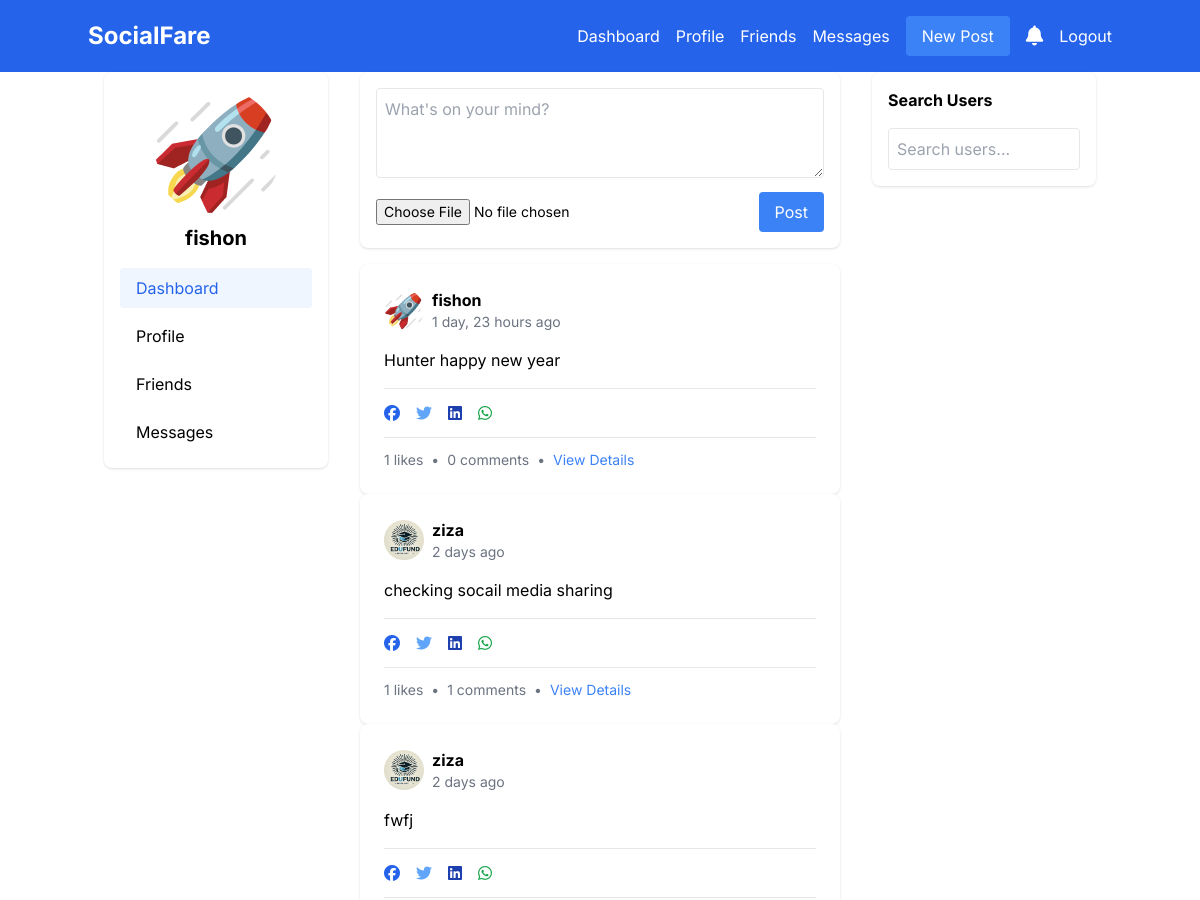
Page /dashboard/ (signed in, upper part) on the earlier database version.
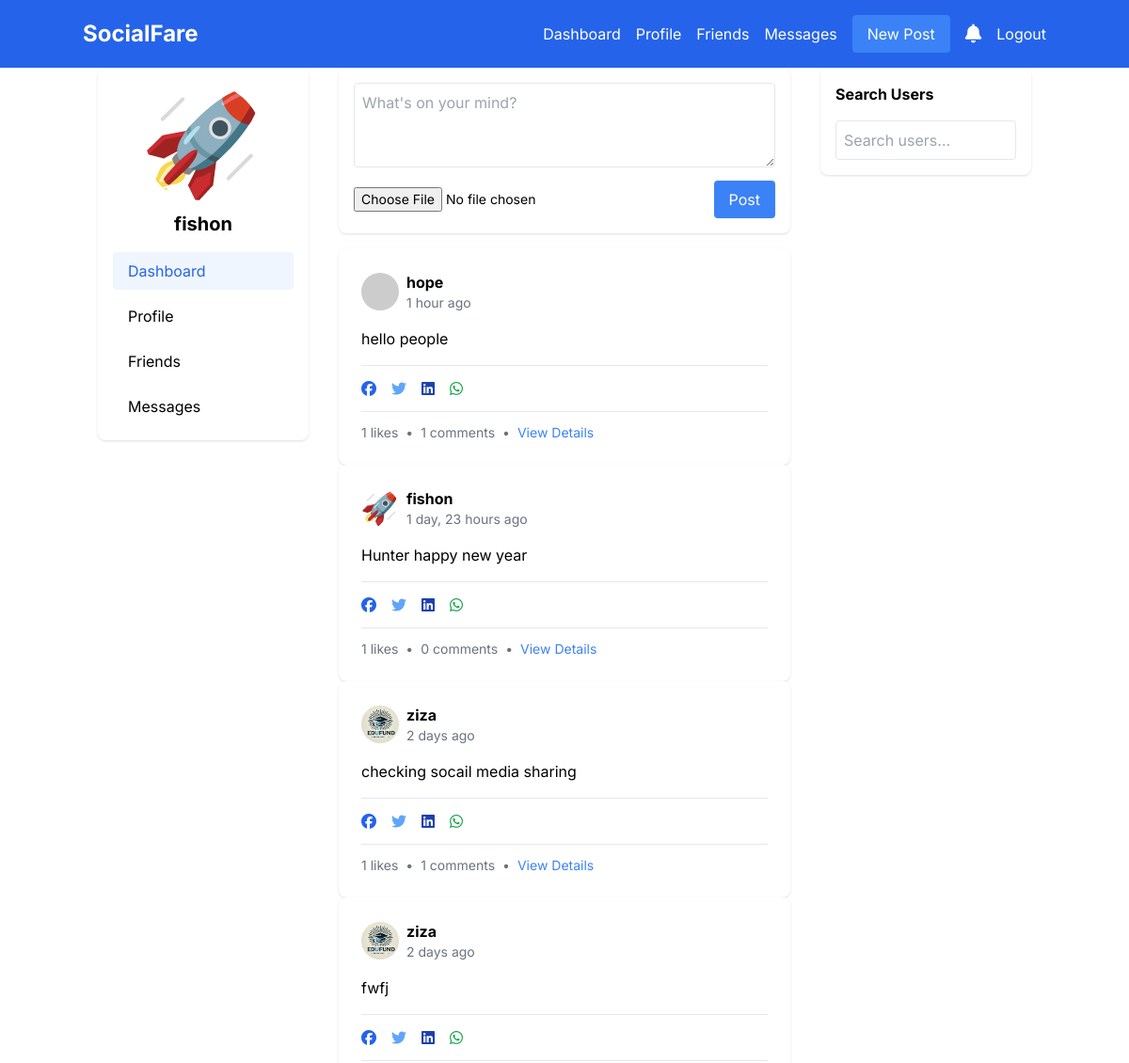
Same page on the later database version.
### social/models.py (models this page shows, shortened)
class Post(models.Model):
    author = models.ForeignKey(User, on_delete=models.CASCADE)
    content = models.TextField()
    image = models.ImageField(upload_to='posts/', blank=True, null=True)
    created_at = models.DateTimeField(auto_now_add=True)
    updated_at = models.DateTimeField(auto_now=True)
    likes = models.ManyToManyField(User, related_name='liked_posts', blank=True)
    twitter_post_id = models.CharField(max_length=100, null=True, blank=True)

class Profile(models.Model):
    user = models.OneToOneField(settings.AUTH_USER_MODEL, on_delete=models.CASCADE)
    bio = models.TextField(max_length=500, blank=True)
    image = models.ImageField(upload_to='profile_pics/', null=True, blank=True)

### social/views.py (the view)
# urls.py: path('dashboard/', views.DashboardView.as_view(), name='dashboard'),
class DashboardView(LoginRequiredMixin, ListView):
    model = Post
    template_name = 'social/dashboard.html'
    context_object_name = 'posts'
    ordering = ['-created_at']

### social/templatetags/social_extras.py (called while the page is built)
@register.filter
def unread_notifications_count(user):
    return user.notifications.filter(is_read=False).count()

### social/templates/social/dashboard.html (shortened to what the changed rows need)
{% extends 'social/base.html' %}
{% block content %}
<div class="container mx-auto px-4">
    <div class="flex flex-wrap -mx-4">
        <div class="w-full md:w-1/4 px-4 mb-4">
            <div class="bg-white rounded-lg shadow p-4">
                <div class="text-center mb-4">
                    <h2 class="font-bold text-xl">{{ user.username }}</h2>
                </div>
            </div>
        </div>
        <div class="w-full md:w-1/2 px-4 mb-4">
            {% for post in posts %}
            <div class="bg-white rounded-lg shadow p-6">
                <div class="flex items-center mb-4">
                    {% if post.author.profile.image %}
                        <img src="{{ post.author.profile.image.url }}" alt="" class="w-10 h-10 rounded-full mr-2">
                    {% else %}
                        <img src="https://via.placeholder.com/40" alt="" class="rounded-full mr-2">
                    {% endif %}
                    <div>
                        <a href="{% url 'social:profile_detail' username=post.author.username %}" class="font-bold hover:underline">
                            {{ post.author.username }}
                        </a>
                        <div class="text-gray-500 text-sm">{{ post.created_at|timesince }} ago</div>
                    </div>
                </div>
                <p class="mb-4">{{ post.content }}</p>
                <div class="border-t border-b py-3 my-3">
                    <div class="flex space-x-4">
                        <a href="https://www.facebook.com/sharer/sharer.php?u={{ request.build_absolute_uri }}{% url 'social:post_detail' pk=post.id %}"
                           target="_blank"
                           class="text-blue-600 hover:text-blue-700">
                            <i class="fab fa-facebook"></i>
                        </a>
                        <a href="https://twitter.com/intent/tweet?url={{ request.build_absolute_uri }}{% url 'social:post_detail' pk=post.id %}&text={{ post.content|truncatechars:100|urlencode }}"
                           target="_blank"
                           class="text-blue-400 hover:text-blue-500">
                            <i class="fab fa-twitter"></i>
                        </a>
                        <a href="https://www.linkedin.com/shareArticle?mini=true&url={{ request.build_absolute_uri }}{% url 'social:post_detail' pk=post.id %}"
                           target="_blank"
                           class="text-blue-800 hover:text-blue-900">
                            <i class="fab fa-linkedin"></i>
                        </a>
                        <a href="https://wa.me/?text={{ post.content|truncatechars:100|urlencode }}%20{{ request.build_absolute_uri|urlencode }}{% url 'social:post_detail' pk=post.id|urlencode %}"
                           target="_blank"
                           class="text-green-600 hover:text-green-700">
                            <i class="fab fa-whatsapp"></i>
                        </a>
                    </div>
                </div>
                <div class="flex items-center text-gray-500 text-sm">
                    <span>{{ post.likes.count }} likes</span>
                    <span class="mx-2">•</span>
                    <span>{{ post.comments.count }} comments</span>
                    <span class="mx-2">•</span>
                    <a href="{% url 'social:post_detail' pk=post.id %}" class="text-blue-500 hover:underline">View Details</a>
                </div>
            </div>
            {% empty %}
            <div class="bg-white rounded-lg shadow p-6 text-center text-gray-500">
                No posts yet
            </div>
            {% endfor %}
        </div>
    </div>
</div>
{% endblock %}

Differences in the rows shown:
added Post: author.username "hope", created_at "1 hour", content "hello people", likes.count "1", comments.count "1"
